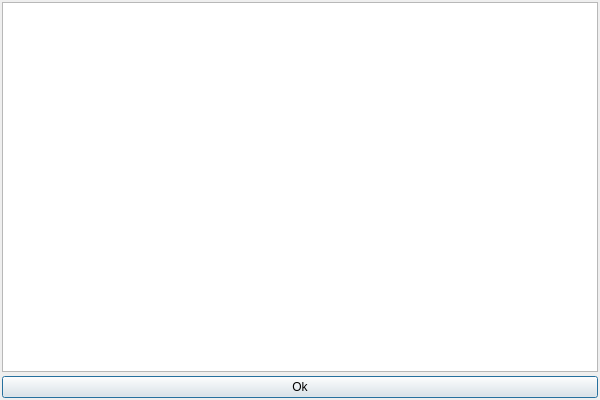
<?xml version="1.0" encoding="UTF-8"?>
<ui version="4.0">
 <class>Help0</class>
 <widget class="QDialog" name="Help0">
  <property name="geometry">
   <rect>
    <x>0</x>
    <y>0</y>
    <width>600</width>
    <height>400</height>
   </rect>
  </property>
  <property name="sizePolicy">
   <sizepolicy hsizetype="Expanding" vsizetype="Expanding">
    <horstretch>0</horstretch>
    <verstretch>0</verstretch>
   </sizepolicy>
  </property>
  <property name="minimumSize">
   <size>
    <width>400</width>
    <height>300</height>
   </size>
  </property>
  <property name="maximumSize">
   <size>
    <width>1000</width>
    <height>640</height>
   </size>
  </property>
  <property name="windowTitle">
   <string>General help</string>
  </property>
  <layout class="QVBoxLayout" name="verticalLayout">
   <property name="spacing">
    <number>4</number>
   </property>
   <property name="margin">
    <number>2</number>
   </property>
   <item>
    <widget class="QTextBrowser" name="textBrowser">
     <property name="sizePolicy">
      <sizepolicy hsizetype="Minimum" vsizetype="Minimum">
       <horstretch>1</horstretch>
       <verstretch>1</verstretch>
      </sizepolicy>
     </property>
     <property name="source">
      <url>
       <string>file:help1.html</string>
      </url>
     </property>
    </widget>
   </item>
   <item>
    <widget class="QPushButton" name="okButton">
     <property name="text">
      <string>Ok</string>
     </property>
    </widget>
   </item>
  </layout>
 </widget>
 <resources/>
 <connections/>
</ui>
